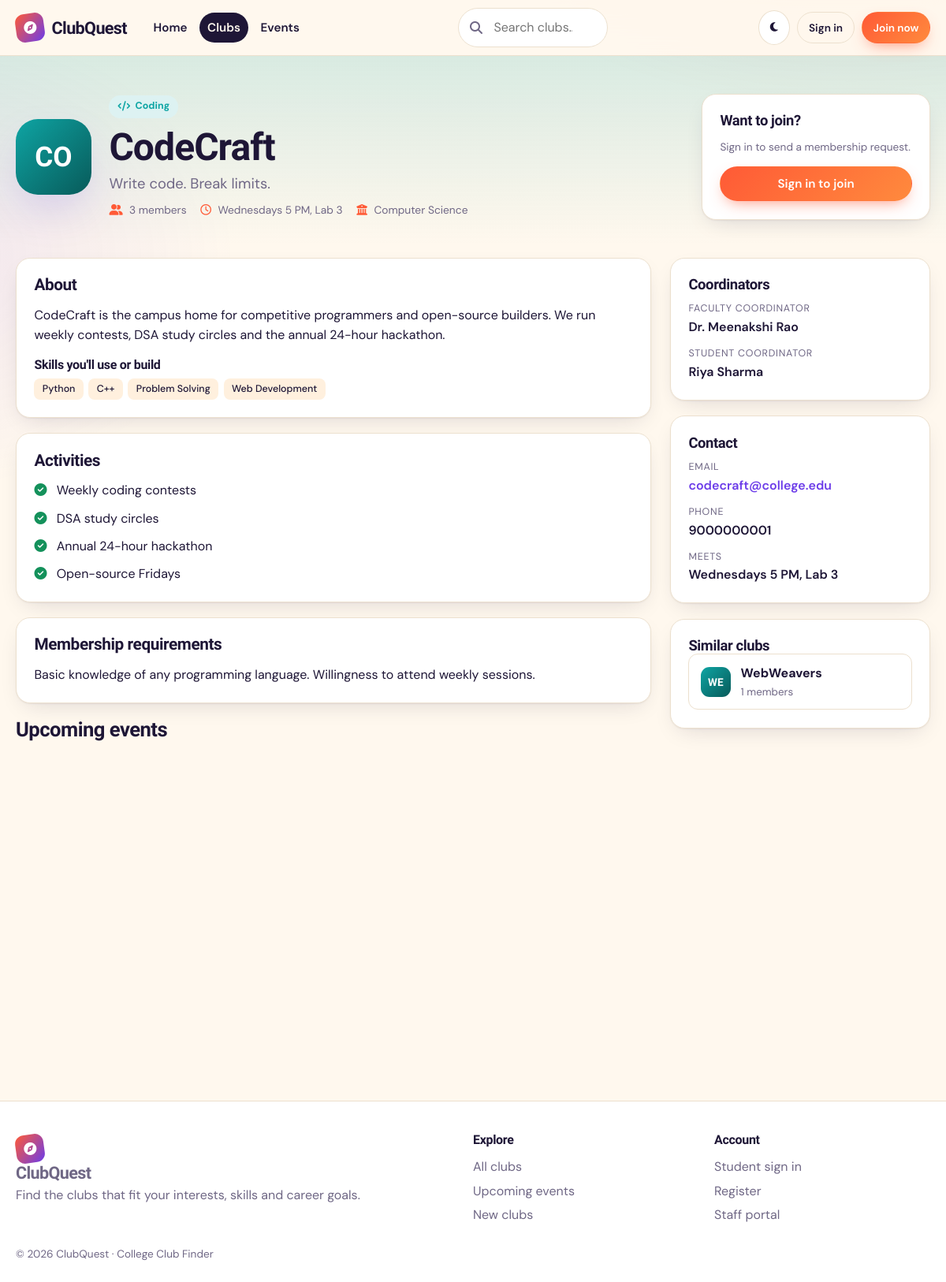
/club-details.php?slug=codecraft, run on the app's committed database.
### tables this page shows
CREATE TABLE clubs (
  id                  INT UNSIGNED AUTO_INCREMENT PRIMARY KEY,
  category_id         INT UNSIGNED NOT NULL,
  coordinator_user_id INT UNSIGNED NULL,
  name                VARCHAR(120) NOT NULL,
  slug                VARCHAR(140) NOT NULL UNIQUE,
  tagline             VARCHAR(160) NULL,
  description         TEXT NOT NULL,
  logo                VARCHAR(255) NULL,
  faculty_coordinator VARCHAR(100) NULL,
  student_coordinator VARCHAR(100) NULL,
  activities          TEXT NULL,               
  requirements        TEXT NULL,
  contact_email       VARCHAR(150) NULL,
  contact_phone       VARCHAR(20)  NULL,
  meeting_info        VARCHAR(200) NULL,
  department          VARCHAR(100) NULL,       
  skills              VARCHAR(300) NULL,       
  coordinator_can_approve TINYINT(1) NOT NULL DEFAULT 1,
  status              ENUM('active','inactive') NOT NULL DEFAULT 'active',
  created_at          TIMESTAMP NOT NULL DEFAULT CURRENT_TIMESTAMP,
  FOREIGN KEY (category_id) REFERENCES club_categories(id) ON DELETE RESTRICT,
  FOREIGN KEY (coordinator_user_id) REFERENCES users(id) ON DELETE SET NULL,
  INDEX idx_clubs_category (category_id),
  INDEX idx_clubs_status (status),
  INDEX idx_clubs_created (created_at),
  FULLTEXT INDEX ft_clubs (name, description)
);

CREATE TABLE club_categories (
  id          INT UNSIGNED AUTO_INCREMENT PRIMARY KEY,
  name        VARCHAR(80) NOT NULL UNIQUE,
  slug        VARCHAR(100) NOT NULL UNIQUE,
  icon        VARCHAR(50) NOT NULL DEFAULT 'fa-users',    
  color       VARCHAR(7)  NOT NULL DEFAULT '#6C3CE9',
  description VARCHAR(255) NULL
);

### config/database.php (called while the page is built, shortened)
<?php
function db(): PDO
{
    static $pdo = null;
    if ($pdo === null) {
        $dsn = 'mysql:host=' . DB_HOST . ';port=' . DB_PORT . ';dbname=' . DB_NAME . ';charset=utf8mb4';
        try {
            $pdo = new PDO($dsn, DB_USER, DB_PASS, [
                PDO::ATTR_ERRMODE            => PDO::ERRMODE_EXCEPTION,
                PDO::ATTR_DEFAULT_FETCH_MODE => PDO::FETCH_ASSOC,
                PDO::ATTR_EMULATE_PREPARES   => false,
            ]);
        } catch (PDOException $e) {
            http_response_code(500);
            exit('<h2>Database connection failed.</h2><p>Import <code>database.sql</code> and check <code>config/database.php</code>.</p>');
        }
    }
    return $pdo;
}

### includes/queries.php (called while the page is built, shortened)
<?php
function find_clubs(array $f, int $limit, int $offset): array
{
    $where = ['c.status="active"'];
    $p = [];
    if (!empty($f['cats'])) {
        $ids = array_map('intval', $f['cats']);
        $where[] = 'c.category_id IN (' . implode(',', array_fill(0, count($ids), '?')) . ')';
        $p = array_merge($p, $ids);
    }
    $order = ['popular' => 'member_count DESC, c.name', 'recent' => 'c.created_at DESC', 'name' => 'c.name'][$f['sort'] ?? 'popular'] ?? 'member_count DESC, c.name';
    $w = implode(' AND ', $where);
    $cnt = db()->prepare("SELECT COUNT(*) FROM clubs c WHERE $w");
    $cnt->execute($p);
    $total = (int)$cnt->fetchColumn();
    $st = db()->prepare(CLUB_SELECT . " WHERE $w ORDER BY $order LIMIT $limit OFFSET $offset");
    $st->execute($p);
    return [$st->fetchAll(), $total];
}
function club_by_slug(string $slug): ?array
{
    $s = db()->prepare(CLUB_SELECT . ' WHERE c.slug=? AND c.status="active"');
    $s->execute([$slug]);
    return $s->fetch() ?: null;
}

### includes/auth.php (called while the page is built, shortened)
<?php
require_once dirname(__DIR__) . '/config/database.php';
require_once __DIR__ . '/functions.php';
function current_user(): ?array
{
    static $user = false;
    if ($user === false) {
        $user = null;
    }
    return $user;
}

### club-details.php (the view, shortened to what this page needs)
<?php
require_once __DIR__ . '/includes/auth.php';
require_once __DIR__ . '/includes/queries.php';
$club = club_by_slug(input('slug'));
$user = current_user();
$state = ($user && $user['role'] === 'student') ? membership_state((int)$user['id'], (int)$club['id']) : null;
$events = upcoming_events($user['id'] ?? null, ['club_id' => $club['id']], 10);
$related = array_values(array_filter(find_clubs(['cats' => [$club['category_id']]], 4, 0)[0], fn($r) => $r['id'] !== $club['id']));
$activities = array_values(array_filter(array_map('trim', explode("\n", (string)$club['activities']))));
include __DIR__ . '/includes/header.php';
?>
<section class="club-hero" style="--lc:<?= e($club['cat_color']) ?>">
  <div class="container club-hero-inner">
    <?= club_logo($club, 'xl') ?>
    <div>
      <a class="chip chip-cat" href="<?= e(url('clubs.php?cat[]=' . (int)$club['category_id'])) ?>"><i class="fa-solid <?= e($club['cat_icon']) ?>"></i> <?= e($club['cat_name']) ?></a>
      <h1><?= e($club['name']) ?></h1>
      <p class="lead"><?= e($club['tagline']) ?></p>
      <div class="meta"><span><i class="fa-solid fa-user-group"></i> <?= (int)$club['member_count'] ?> members</span>
        <?php if ($club['meeting_info']): ?><span><i class="fa-regular fa-clock"></i> <?= e($club['meeting_info']) ?></span><?php endif; ?>
        <span><i class="fa-solid fa-building-columns"></i> <?= e($club['department'] ?: 'All departments') ?></span></div>
    </div>
    <div class="join-box card">
      <?php if (!$user): ?>
        <h3>Want to join?</h3><p class="muted small">Sign in to send a membership request.</p>
        <a class="btn btn-primary btn-block" href="<?= e(url('auth/login.php')) ?>">Sign in to join</a>
      <?php elseif ($state === null): ?>
        <p class="muted small">Staff accounts can't join clubs.</p>
      <?php endif; ?>
    </div>
  </div>
</section>
<div class="container detail-grid">
  <div class="detail-main">
    <section class="card"><h2>About</h2><p class="prose"><?= nl2br(e($club['description'])) ?></p>
      <?php if ($club['skills']): ?><h4>Skills you'll use or build</h4><div class="tags"><?php foreach (tags_array($club['skills']) as $t): ?><a class="tag" href="<?= e(url('clubs.php?skill=' . urlencode($t))) ?>"><?= e($t) ?></a><?php endforeach; ?></div><?php endif; ?></section>
    <?php if ($activities): ?><section class="card"><h2>Activities</h2><ul class="check-list"><?php foreach ($activities as $a): ?><li><i class="fa-solid fa-circle-check"></i> <?= e($a) ?></li><?php endforeach; ?></ul></section><?php endif; ?>
    <?php if ($club['requirements']): ?><section class="card"><h2>Membership requirements</h2><p class="prose"><?= nl2br(e($club['requirements'])) ?></p></section><?php endif; ?>
    <section><h2 class="h-gap">Upcoming events</h2>
      <div class="stack"><?php foreach ($events as $ev) echo event_card($ev, $user); ?>
      <?php if (!$events) echo empty_state('calendar-xmark', 'No upcoming events', 'Check back soon.'); ?></div></section>
  </div>
  <aside class="detail-side">
    <section class="card"><h3>Coordinators</h3>
      <dl class="info"><dt>Faculty coordinator</dt><dd><?= e($club['faculty_coordinator'] ?: '—') ?></dd><dt>Student coordinator</dt><dd><?= e($club['student_coordinator'] ?: '—') ?></dd></dl></section>
    <section class="card"><h3>Contact</h3>
      <dl class="info"><?php if ($club['contact_email']): ?><dt>Email</dt><dd><a href="mailto:<?= e($club['contact_email']) ?>"><?= e($club['contact_email']) ?></a></dd><?php endif; ?>
      <?php if ($club['contact_phone']): ?><dt>Phone</dt><dd><?= e($club['contact_phone']) ?></dd><?php endif; ?>
      <?php if ($club['meeting_info']): ?><dt>Meets</dt><dd><?= e($club['meeting_info']) ?></dd><?php endif; ?></dl></section>
    <?php if ($related): ?><section class="card"><h3>Similar clubs</h3><div class="stack tight"><?php foreach (array_slice($related, 0, 3) as $c): ?>
      <a class="mini-club" href="<?= e(url('club-details.php?slug=' . urlencode($c['slug']))) ?>"><?= club_logo($c, 'sm') ?><div><b><?= e($c['name']) ?></b><small class="muted"><?= (int)$c['member_count'] ?> members</small></div></a><?php endforeach; ?></div></section><?php endif; ?>
  </aside>
</div>
<?php include __DIR__ . '/includes/footer.php'; ?>

### includes/functions.php (shortened to what this page needs)
<?php
function e(?string $s): string { return htmlspecialchars((string)$s, ENT_QUOTES | ENT_SUBSTITUTE, 'UTF-8'); }
function url(string $path = ''): string { return BASE_URL . '/' . ltrim($path, '/'); }
function input(string $key, string $default = ''): string
{
    $v = $_POST[$key] ?? $_GET[$key] ?? $default;
    return is_string($v) ? trim($v) : $default;
}
function tags_array(?string $s): array { return $s ? array_values(array_filter(array_map('trim', explode(',', $s)))) : []; }
function club_initials(string $name): string
{
    $w = preg_split('/\s+/', trim($name));
    return strtoupper(mb_substr($w[0], 0, 1) . (isset($w[1]) ? mb_substr($w[1], 0, 1) : mb_substr($w[0], 1, 1)));
}
function club_logo(array $club, string $size = 'md'): string
{
    $color = $club['cat_color'] ?? '#6C3CE9';
    return '<span class="logo logo-' . $size . '" style="--lc:' . e($color) . '">' . e(club_initials($club['name'])) . '</span>';
}

### assets/css/style.css (style rules this page uses)
:root { --bg:#FFF8EE; --surface:#FFFFFF; --surface-2:#FFF0DE; --ink:#1E1636; --muted:#6F6785; --line:#ECE0CE; --primary:#FF5A36; --primary-2:#FF8A3D; --primary-ink:#fff; --accent:#6C3CE9; --sun:#FFC83D; --ok:#14915B; --warn:#C27803; --bad:#D6336C; --shadow:0 1px 2px rgba(30,22,54,.06),0 10px 30px -12px rgba(30,22,54,.18); --shadow-lg:0 24px 60px -20px rgba(108,60,233,.35); --r:18px; --r-sm:12px; --font:'DM Sans',system-ui,sans-serif; --display:'Bricolage Grotesque','DM Sans',sans-serif; --ease:cubic-bezier(.2,.8,.2,1); }
* { box-sizing:border-box;margin:0 }
html { scroll-behavior:smooth }
body { font-family:var(--font);background:var(--bg);color:var(--ink);line-height:1.6;font-size:16px;-webkit-font-smoothing:antialiased;transition:background .3s,color .3s }
body::before { content:"";position:fixed;inset:0;z-index:-1;pointer-events:none; background:radial-gradient(900px 500px at 90% -10%,rgba(255,90,54,.12),transparent 60%),radial-gradient(700px 500px at -10% 20%,rgba(108,60,233,.10),transparent 60%) }
h1,h2,h3,h4 { font-family:var(--display);line-height:1.15;letter-spacing:-.02em }
h1 { font-size:clamp(2rem,4.5vw,3.4rem);font-weight:800 }
h2 { font-size:1.6rem;font-weight:700 }
h3 { font-size:1.15rem;font-weight:700 }
a { color:var(--accent);text-decoration:none }
.container { width:min(1180px,100% - 2.5rem);margin-inline:auto }
.muted { color:var(--muted) }
.small { font-size:.85rem }
.btn { display:inline-flex;align-items:center;justify-content:center;gap:.5rem;padding:.7rem 1.2rem;border-radius:999px;border:1.5px solid transparent;font:600 .95rem var(--font);cursor:pointer;transition:transform .2s var(--ease),box-shadow .2s,background .2s;text-decoration:none!important;white-space:nowrap }
.btn-primary { background:linear-gradient(135deg,var(--primary),var(--primary-2));color:var(--primary-ink);box-shadow:0 8px 20px -8px rgba(255,90,54,.7) }
.btn-block { width:100% }
.lead { font-size:1.15rem;color:var(--muted);max-width:56ch }
.stack { display:grid;gap:1rem }
.stack.tight { gap:.4rem }
.logo { display:inline-grid;place-items:center;border-radius:16px;background:linear-gradient(135deg,var(--lc,#6C3CE9),color-mix(in srgb,var(--lc,#6C3CE9) 55%,#000));color:#fff;font:800 1.1rem var(--display);overflow:hidden;flex:none }
.logo-sm { width:38px;height:38px;border-radius:11px;font-size:.85rem }
.logo-xl { width:112px;height:112px;border-radius:28px;font-size:2.2rem;box-shadow:var(--shadow-lg) }
.chip { display:inline-flex;gap:.4rem;align-items:center;font-size:.78rem;font-weight:700;padding:.28rem .7rem;border-radius:99px }
.chip-cat { background:color-mix(in srgb,var(--lc,var(--accent)) 14%,var(--surface));color:var(--lc,var(--accent)) }
.tags { display:flex;flex-wrap:wrap;gap:.4rem }
.tag { font-size:.78rem;padding:.2rem .65rem;border-radius:8px;background:var(--surface-2);color:var(--ink);font-weight:500 }
.mini-club { display:flex;align-items:center;gap:.8rem;background:var(--surface);border:1px solid var(--line);padding:.7rem .9rem;border-radius:var(--r-sm);color:var(--ink);transition:.2s }
.mini-club div { flex:1 }
.mini-club small { display:block }
.meta { display:flex;flex-wrap:wrap;gap:.4rem 1.1rem;color:var(--muted);font-size:.86rem;margin-top:.4rem }
.meta i { margin-right:.3rem;color:var(--primary) }
.club-hero { padding:3rem 0 2rem;background:linear-gradient(180deg,color-mix(in srgb,var(--lc) 16%,transparent),transparent) }
.club-hero-inner { display:grid;grid-template-columns:auto 1fr 320px;gap:2rem;align-items:center }
.club-hero h1 { margin:.6rem 0 .3rem;font-size:clamp(1.9rem,4vw,3rem) }
.join-box { padding:1.3rem;display:grid;gap:.8rem }
.detail-grid { display:grid;grid-template-columns:1fr 330px;gap:1.5rem;padding:1rem 0 3rem;align-items:start }
.detail-main,.detail-side { display:grid;gap:1.2rem }
.card { background:var(--surface);border:1px solid var(--line);border-radius:var(--r);padding:1.4rem;box-shadow:var(--shadow) }
.card h2 { margin-bottom:.8rem;font-size:1.3rem }
.card h4 { margin:1rem 0 .5rem }
.prose { max-width:70ch }
.h-gap { margin-bottom:1rem }
.check-list { list-style:none;padding:0;display:grid;gap:.6rem }
.check-list i { color:var(--ok);margin-right:.5rem }
.info dt { font-size:.78rem;text-transform:uppercase;letter-spacing:.06em;color:var(--muted);margin-top:.7rem }
.info dd { margin:0;font-weight:600 }

### data on the page
clubs: name "CO", name "CodeCraft", tagline "Write code. Break limits.", meeting_info "Wednesdays 5 PM, Lab 3", department "Computer Science", description "CodeCraft is the campus home for competitive programmers and open-source builders. We run weekly contests, DSA study circles and the annual 24-hour hackathon.", skills "Python", skills "C++", skills "Problem Solving", skills "Web Development", activities "Weekly coding contests", activities "DSA study circles", activities "Annual 24-hour hackathon", activities "Open-source Fridays", requirements "Basic knowledge of any programming language. Willingness to attend weekly sessions.", faculty_coordinator "Dr. Meenakshi Rao", student_coordinator "Riya Sharma", contact_email "codecraft@college.edu", contact_phone "9000000001"
club_categories: name "Coding"
clubs: name "WE", name "WebWeavers", member_count "1"

### other printed values
APP_NAME "ClubQuest"
$club['member_count'] "3"
